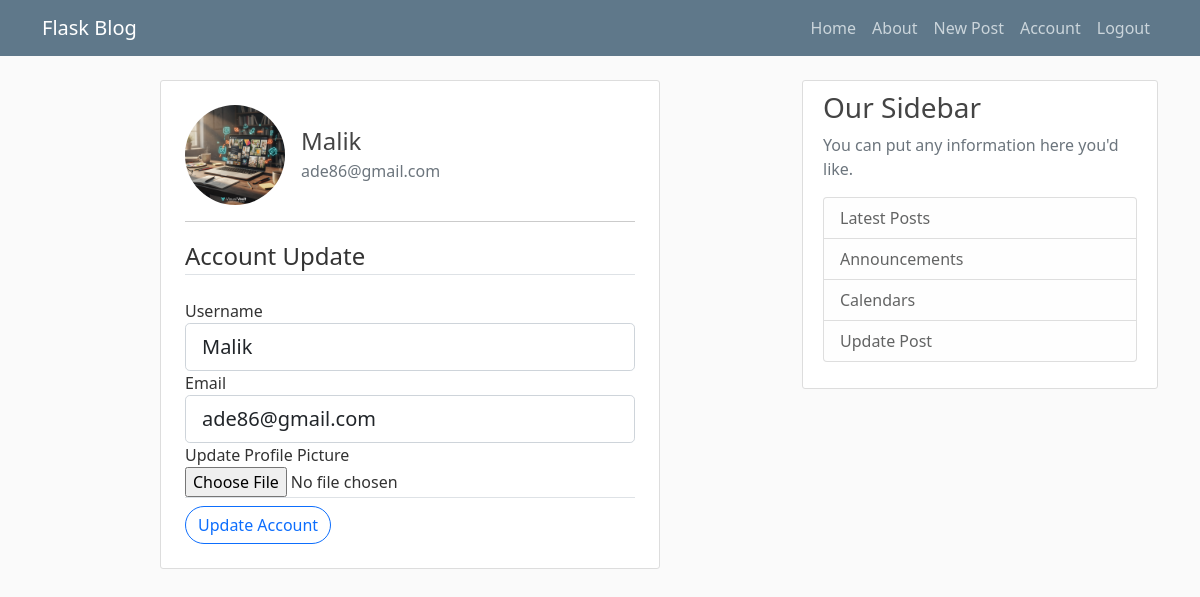
Page /account (signed in) on the committed database.
### Flaskblog/model.py (models this page shows, shortened)
class User(db.Model, UserMixin):
    id = db.Column(db.Integer, primary_key=True)
    username = db.Column(db.String(20), unique=True, nullable=False)
    email = db.Column(db.String(120), unique=True, nullable=False)
    image_file = db.Column(db.String(20), nullable=False, default="user.png")
    password = db.Column(db.String(60), nullable=False)
    posts = db.relationship("Post", backref="author", lazy=True)

### Flaskblog/users/routes.py (the view)
@users.route("/account", methods=["GET", "POST"])
@login_required
def account():
    form = UpdateForm()
    if form.validate_on_submit():
        if form.picture.data:
            picture_file = save_picture(form.picture.data)
            current_user.image_file = picture_file
        current_user.username = form.username.data
        current_user.email = form.email.data
        db.session.commit()
        flash("Your account has been updated!", "success")
        return redirect(url_for("users.account"))
    elif request.method == "GET":
        form.username.data = current_user.username
        form.email.data = current_user.email
    image_file = url_for("static", filename="profile_pics/" + current_user.image_file)
    return render_template("account.html", title="Account", image_file=image_file, form=form)

### Flaskblog/users/forms.py (shortened to what this page needs)
class UpdateForm(FlaskForm):
    username = StringField("Username", validators=[DataRequired(), Length(min=2, max=20)])
    email = StringField("Email", validators=[DataRequired(), Email()])
    picture = FileField("Update Profile Picture", validators=[FileAllowed(["jpg", "png"])])
    submit = SubmitField("Update Account")

### Flaskblog/model.py (called while the page is built)
@login_manager.user_loader
def load_user(user_id):
    return User.query.get(int(user_id))

### Flaskblog/templates/account.html (shortened to what this page needs)
{% extends "layout.html" %}
{% block content %}
    <div class="d-flex justify-content-center align-items-center">
        <div class="content-section p-4" style="max-width: 500px; width: 100%;">
            <div class="d-flex align-items-center gap-3">
                <img class="rounded-circle"
                     src="{{ url_for('static', filename='profile_pics/' + current_user.image_file) }}"
                     alt="Profile Picture"
                     style="width: 100px; height: 100px; object-fit: cover;">
                <div>
                    <h4 class="mb-1">{{ current_user.username }}</h4>
                    <p class="text-secondary mb-0">{{ current_user.email }}</p>
                </div>
            </div>
            <hr>
        <form method="POST" action="" enctype="multipart/form-data">
            <fieldset class="form-group">
                <legend class="border-bottom mb-4">Account Update</legend>
                <div class="form-group">
                    {{ form.username.label(class="form-control-label")}}
                    {% if form.username.errors %}
                        {{ form.username(class="form-control form-control-lg is-invalid")}}
                          <div class="invalid-feedback">
                            {% for error in form.username.errors %}
                                {{ error }}
                            {% endfor %}
                          </div>
                    {% else %}
                        {{ form.username(class="form-control form-control-lg")}}
                    {% endif %}
                </div>
                <div class="form-group">
                    {{ form.email.label(class="form-control-label")}}
                      {% if form.email.errors %}
                        {{ form.email(class="form-control form-control-lg is-invalid")}}
                          <div class="invalid-feedback">
                            {% for error in form.email.errors %}
                                {{ error }}
                            {% endfor %}
                          </div>
                    {% else %}
                    {{ form.email(class="form-control form-control-lg")}}
                    {% endif %}
                </div>
                <div class="form-group">
                        {{ form.picture.label(class="form-control-label")}}
                        {% if form.picture.errors %}
                            {{ form.picture(class="form-control-file is-invalid")}}
                            <div class="invalid-feedback">
                                {% for error in form.picture.errors %}
                                    {{ error }}
                                {% endfor %}
                            </div>
                        {% else %}
                            {{ form.picture(class="form-control-file")}}
                        {% endif %}
            </fieldset>
            <div class="form-group border-top  pt-2">
                {{ form.submit(class="btn btn-outline-primary btn-md rounded-pill")}}
            </div>
        </form>
        </div>
    </div>
{% endblock %}

### Flaskblog/static/main.css (style rules this page uses)
body { background: #fafafa; color: #333333; margin-top: 5rem; }
h1, h2, h3, h4, h5, h6 { color: #444444; }
.content-section { background: #ffffff; padding: 10px 20px; border: 1px solid #dddddd; border-radius: 3px; margin-bottom: 20px; }

### rows in the picture
User: image_file (placeholder picture), username "Malik", email "ade86@gmail.com"
